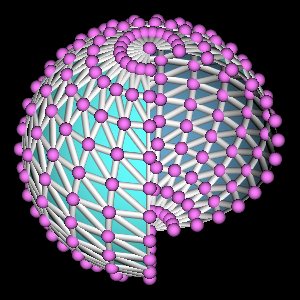

This figure's Python source:
#!/usr/bin/env python

# Demonstrate sphere rendering with vertex visibility, edge tubes, and point spheres.

import vtkmodules.vtkInteractionStyle  # noqa: F401
import vtkmodules.vtkRenderingOpenGL2  # noqa: F401

from vtkmodules.vtkFiltersSources import vtkSphereSource
from vtkmodules.vtkRenderingCore import (
    vtkActor,
    vtkPolyDataMapper,
    vtkProperty,
    vtkRenderWindow,
    vtkRenderWindowInteractor,
    vtkRenderer,
)

# Partial sphere
sphere = vtkSphereSource()
sphere.SetThetaResolution(16)
sphere.SetPhiResolution(16)
sphere.SetEndTheta(270.0)

# Actor with edge tubes and vertex spheres
mapper = vtkPolyDataMapper()
mapper.SetInputConnection(sphere.GetOutputPort())

actor = vtkActor()
actor.SetMapper(mapper)
actor.GetProperty().SetDiffuseColor(0.4, 1.0, 1.0)

back_prop = vtkProperty()
back_prop.SetDiffuseColor(0.4, 0.65, 0.8)
actor.SetBackfaceProperty(back_prop)

actor.GetProperty().EdgeVisibilityOn()
actor.GetProperty().SetEdgeColor(1.0, 1.0, 1.0)
actor.GetProperty().SetLineWidth(7.0)
actor.GetProperty().RenderLinesAsTubesOn()

actor.GetProperty().VertexVisibilityOn()
actor.GetProperty().SetVertexColor(1.0, 0.5, 1.0)
actor.GetProperty().SetPointSize(14.0)
actor.GetProperty().RenderPointsAsSpheresOn()

# Renderer
renderer = vtkRenderer()
renderer.SetBackground(0.0, 0.0, 0.0)
renderer.AddActor(actor)

render_window = vtkRenderWindow()
render_window.SetSize(300, 300)
render_window.SetMultiSamples(0)
render_window.AddRenderer(renderer)
render_window.SetWindowName("sphere vertex")

interactor = vtkRenderWindowInteractor()
interactor.SetRenderWindow(render_window)

# Scene
renderer.ResetCamera()
renderer.GetActiveCamera().Elevation(-45)
renderer.GetActiveCamera().OrthogonalizeViewUp()
renderer.GetActiveCamera().Zoom(1.5)
renderer.ResetCameraClippingRange()

interactor.Initialize()
interactor.Start()
